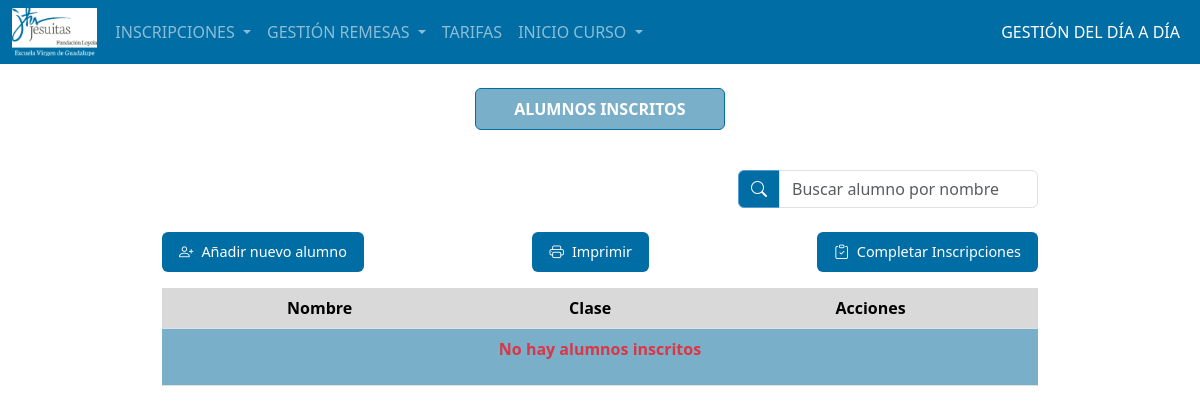
/src/admin/index.php?c=GestionInscripciones&m=alumnosinscritos, run on an earlier commit of the app's database.
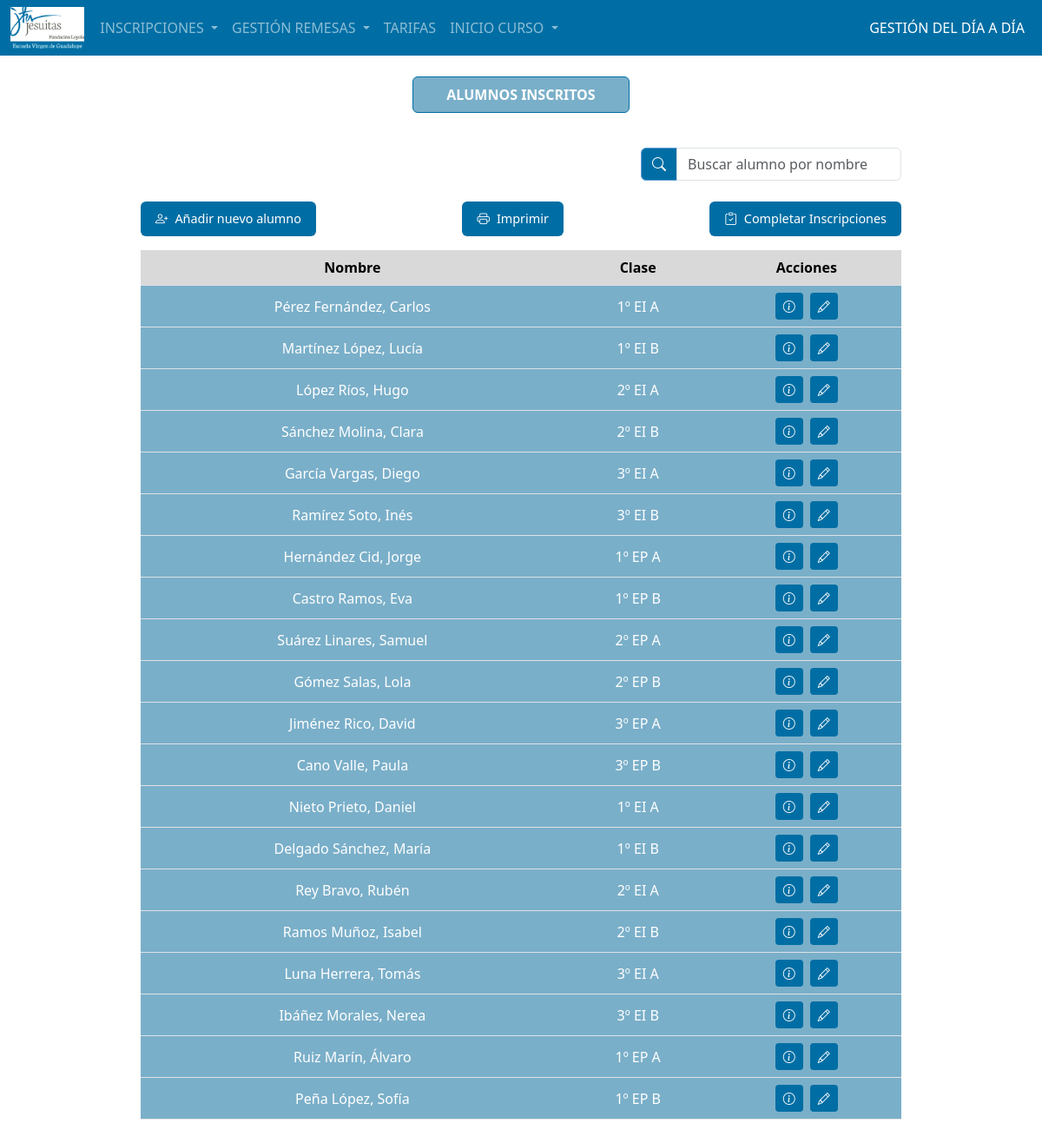
And on a later commit of the database.
### tables this page shows
CREATE TABLE alumno (
    idAlumno SMALLINT UNSIGNED NOT NULL AUTO_INCREMENT,
    nombreAlumno VARCHAR(50) NOT NULL,
    apellidosAlumno VARCHAR(100) NOT NULL,
    idClase TINYINT UNSIGNED NOT NULL,
    idInscripcion SMALLINT UNSIGNED NOT NULL,
    CONSTRAINT pk_idAlumno PRIMARY KEY (idAlumno),
    CONSTRAINT fk_idClases FOREIGN KEY (idClase) REFERENCES clases(idClase)
        ON DELETE CASCADE ON UPDATE CASCADE,
    CONSTRAINT fk_idInscripciones FOREIGN KEY (idInscripcion) REFERENCES inscripciones(idInscripcion)
        ON DELETE CASCADE ON UPDATE CASCADE
);

CREATE TABLE clases (
    idClase TINYINT UNSIGNED NOT NULL AUTO_INCREMENT,
    clase CHAR(10) NOT NULL,
    CONSTRAINT pk_clases PRIMARY KEY (idClase)
);

### src/admin/index.php (called while the page is built, shortened)
<?php
    $objControlador = new $controlador();
    $datos=[];
    if(method_exists($objControlador, $_GET['m'])){
        $datos = $objControlador -> {$_GET['m']}();
    }
    require_once(RUTA_VISTAS.$objControlador->vista.'.php');
?>

### src/admin/app/models/conexion.php (called while the page is built, shortened)
<?php
    class Conexion{
        function __construct(){
            $this->servidor = SERVIDOR;
            $this->usuario = USUARIO;
            $this->passw = PASSW;
            $this->basedatos = BASEDATOS;
            $this->conexion = new mysqli($this->servidor, $this->usuario, $this->passw, $this->basedatos);
        }
    }
?>

### src/admin/app/models/mGestionInscripciones.php (called while the page is built, shortened)
<?php
class MGestionInscripciones{
    private $conexion;
    public function __construct(){
        require_once('conexion.php');
        $objConexion = new Conexion();
        $this->conexion = $objConexion->conexion;
    }
    public function alumnosinscritos(){
        $sql = "SELECT a.idAlumno,
                    a.nombreAlumno,
                    a.apellidosAlumno,
                    c.clase,
                    i.idInscripcion
                FROM alumno a
                INNER JOIN clases c ON a.idClase = c.idClase
                INNER JOIN inscripciones i ON a.idInscripcion = i.idInscripcion
                WHERE i.completada = 1;";
        $resultado = $this->conexion->query($sql);
        if ($resultado->num_rows === 0) {
            $datos['noalumnos'] = 'No hay alumnos inscritos';
            return $datos;
        }else{
            $alumnos = [];
            while($fila = $resultado->fetch_assoc()){
                $alumnos[] = $fila;
            }
            return $alumnos;
        }
    }
}
?>

### src/admin/app/controllers/cGestionInscripciones.php (called while the page is built, shortened)
<?php
class CGestionInscripciones{
    private $obj_modelo;
    public function __construct(){
        $this->obj_modelo = new MGestionInscripciones();
    }
    public function alumnosinscritos(){
        $datos = $this->obj_modelo->alumnosinscritos();
        if(isset($datos['noalumnos'])){
            return $datos;
        }else{
            $datos['datos'] = $datos;
            return $datos;
        }
    }
}
?>

### src/admin/app/views/vAlumnosInscritos.php (the view, shortened to what this page needs)
<!DOCTYPE html>
<html lang="es">
<head>
</head>
<body>
    <?php
        include_once('layouts/headerAdmin.php');
    ?>
    <div class="container dias-no-lectivos-container">
        <div class="d-flex flex-column align-items-center mb-4">
            <div class="section-header">
                ALUMNOS INSCRITOS
            </div>
        </div>
        <div class="mb-4 d-flex justify-content-end">
            <div class="input-group" style="max-width: 300px;">
                <span class="input-group-text bg-custom-secondary text-white">
                    <i class="bi bi-search"></i>
                </span>
                <input type="text" class="form-control" id="buscadorAlumnos" placeholder="Buscar alumno por nombre">
            </div>
        </div>
        <div class="mb-3 d-flex justify-content-between">
            <a href="index.php?c=GestionInscripciones&m=alta" class="btn add-button d-flex align-items-center px-3" style="width: fit-content; font-size: 0.9rem;">
                <i class="bi bi-person-plus me-2"></i> Añadir nuevo alumno
            </a>
            <a href="index.php?c=GenerarPdf&m=generarpdf" target = _blank class="btn add-button d-flex align-items-center px-3" style="width: fit-content; font-size: 0.9rem;">
                <i class="bi bi-printer me-2"></i> Imprimir
            </a>
            <a href="index.php?c=GestionInscripciones&m=inscripcionesincompletas" class="btn add-button d-flex align-items-center px-3" style="width: fit-content; font-size: 0.9rem;">
                <i class="bi bi-clipboard-check me-2"></i> Completar Inscripciones
            </a>
        </div>
        <div class="table-responsive">
            <div class="table-responsive">
                <table class="table mb-5 text-center">
                    <thead>
                        <tr>
                            <th>Nombre</th>
                            <th>Clase</th>
                            <th>Acciones</th>
                        </tr>
                    </thead>
                    <tbody>
                        <?php
                        if(isset($datos['noalumnos'])){
                            echo "<tr><td colspan='3'><p class='text-danger fw-bold'>{$datos['noalumnos']}</p></td></tr>";
                        }
                        if (isset($datos['datos'])){
                            foreach($datos['datos'] as $dato){
                            echo '<tr class="align-middle">';
                            echo "<td>{$dato['apellidosAlumno']}, {$dato['nombreAlumno']}</td>";
                            echo "<td>{$dato['clase']}</td>";
                            echo '<td>';
                            echo "<a href='index.php?c=GestionInscripciones&m=consultardatos&id={$dato['idInscripcion']}' class='btn btn-sm action-button me-2'>
                                    <i class='bi bi-info-circle'></i>
                                </a>";
                            echo "<a href='index.php?c=GestionInscripciones&m=modificacionInscripcion&id={$dato['idInscripcion']}' class='btn btn-sm action-button'>
                                    <i class='bi bi-pencil'></i>
                                </a>";
                            echo '</td>';
                            echo '</tr>';
                            }
                        }
                        ?>
                    </tbody>
                </table>
            </div>
        </div>
    </div>
</body>
</html>

### src/admin/app/views/layouts/headerAdmin.php (shortened to what this page needs)
<!DOCTYPE html>
<html lang="es">
<head>
    <link href="https://cdn.jsdelivr.net/npm/bootstrap@5.3.3/dist/css/bootstrap.min.css" rel="stylesheet">
    <link rel="stylesheet" href="https://cdn.jsdelivr.net/npm/bootstrap-icons@1.11.1/font/bootstrap-icons.css">
    <link href="assets/css/style.css" rel="stylesheet">
</head>
<body>
    <nav class="navbar navbar-expand-lg navbar-dark mb-4">
        <div class="container-fluid">
            <div class="d-flex align-items-center">
                <img src="assets/img/logoEscuela.png" alt="Logo Escuela" class="navbar-logo">
                </div>
                <div class="collapse navbar-collapse" id="navbarNav">
                    <ul class="navbar-nav">
                        <li class="nav-item dropdown">
                            <a class="nav-link dropdown-toggle" href="#" id="inicioCursoDropdown" role="button" data-bs-toggle="dropdown" aria-expanded="false">
                                INSCRIPCIONES
                            </a>
                        </li>
                        <li class="nav-item dropdown">
                            <a class="nav-link dropdown-toggle" href="index.php?c=Remesas&m=listarRemesas" id="gestionRemesasDropdown" role="button" data-bs-toggle="dropdown" aria-expanded="false">
                               GESTIÓN REMESAS
                           </a>
                       </li>
                        <li class="nav-item">
                            <a class="nav-link" href="index.php?c=Tarifas&m=tarifas">TARIFAS</a>
                        </li>
                        <li class="nav-item dropdown">
                            <a class="nav-link dropdown-toggle" href="#" id="inicioCursoDropdown" role="button" data-bs-toggle="dropdown" aria-expanded="false">
                                INICIO CURSO
                            </a>
                        </li>
                    </ul>
                    <ul class="navbar-nav ms-auto">
                        <li class="nav-item">
                            <a class="nav-link active" href="../user/index.php?c=ControlAsistencia&m=gestionar" target="_blank">GESTIÓN DEL DÍA A DÍA</a>
                        </li>
                    </ul>
                </div>
            </div>
    </nav>

### src/admin/assets/css/style.css (style rules this page uses)
:root { --azul-principal: #006EA4; --azul-secundario: #5B9BD5; --azul-claro: #7AAFC9; --gris-tabla: #D9D9D9; --blanco: #ffffff; }
.navbar { background-color: var(--azul-principal); margin-bottom: 1.5rem; }
.navbar-logo { height: 48px; margin-right: 10px; }
.dias-no-lectivos-container { max-width: 900px; }
.section-header { background: var(--azul-claro); border: 1px solid var(--azul-principal); width: 250px; font-weight: bold; color: var(--blanco); text-align: center; padding: 8px 0; border-radius: 6px; margin-bottom: 16px; }
.add-button { background: var(--azul-principal); color: var(--blanco); width: 40px; height: 40px; font-size: 1.5rem; }
.table th { background-color: var(--gris-tabla); border-left: none; border-right: none; }
.table td { background-color: var(--azul-claro); color: var(--blanco); border-left: none; border-right: none; }
.action-button { background: var(--azul-principal); color: var(--blanco); }
.input-group-text.bg-custom-secondary { background-color: var(--azul-principal); border: 1px solid var(--azul-secundario); }

What changed in the data, as far as the page shows it:
added alumno: apellidosAlumno "Pérez Fernández", nombreAlumno "Carlos", idClase.clase "1º EI A"
added alumno: apellidosAlumno "Martínez López", nombreAlumno "Lucía", idClase.clase "1º EI B"
added alumno: apellidosAlumno "López Ríos", nombreAlumno "Hugo", idClase.clase "2º EI A"
added alumno: apellidosAlumno "Sánchez Molina", nombreAlumno "Clara", idClase.clase "2º EI B"
added alumno: apellidosAlumno "García Vargas", nombreAlumno "Diego", idClase.clase "3º EI A"
added alumno: apellidosAlumno "Ramírez Soto", nombreAlumno "Inés", idClase.clase "3º EI B"
added alumno: apellidosAlumno "Hernández Cid", nombreAlumno "Jorge", idClase.clase "1º EP A"
added alumno: apellidosAlumno "Castro Ramos", nombreAlumno "Eva", idClase.clase "1º EP B"
added alumno: apellidosAlumno "Suárez Linares", nombreAlumno "Samuel", idClase.clase "2º EP A"
added alumno: apellidosAlumno "Gómez Salas", nombreAlumno "Lola", idClase.clase "2º EP B"
added alumno: apellidosAlumno "Jiménez Rico", nombreAlumno "David", idClase.clase "3º EP A"
added alumno: apellidosAlumno "Cano Valle", nombreAlumno "Paula", idClase.clase "3º EP B"
added alumno: apellidosAlumno "Nieto Prieto", nombreAlumno "Daniel", idClase.clase "1º EI A"
added alumno: apellidosAlumno "Delgado Sánchez", nombreAlumno "María", idClase.clase "1º EI B"
added alumno: apellidosAlumno "Rey Bravo", nombreAlumno "Rubén", idClase.clase "2º EI A"
added alumno: apellidosAlumno "Ramos Muñoz", nombreAlumno "Isabel", idClase.clase "2º EI B"
added alumno: apellidosAlumno "Luna Herrera", nombreAlumno "Tomás", idClase.clase "3º EI A"
added alumno: apellidosAlumno "Ibáñez Morales", nombreAlumno "Nerea", idClase.clase "3º EI B"
added alumno: apellidosAlumno "Ruiz Marín", nombreAlumno "Álvaro", idClase.clase "1º EP A"
added alumno: apellidosAlumno "Peña López", nombreAlumno "Sofía", idClase.clase "1º EP B"
Also different on the page:
$datos['noalumnos']: "No hay alumnos inscritos" → (not shown)
